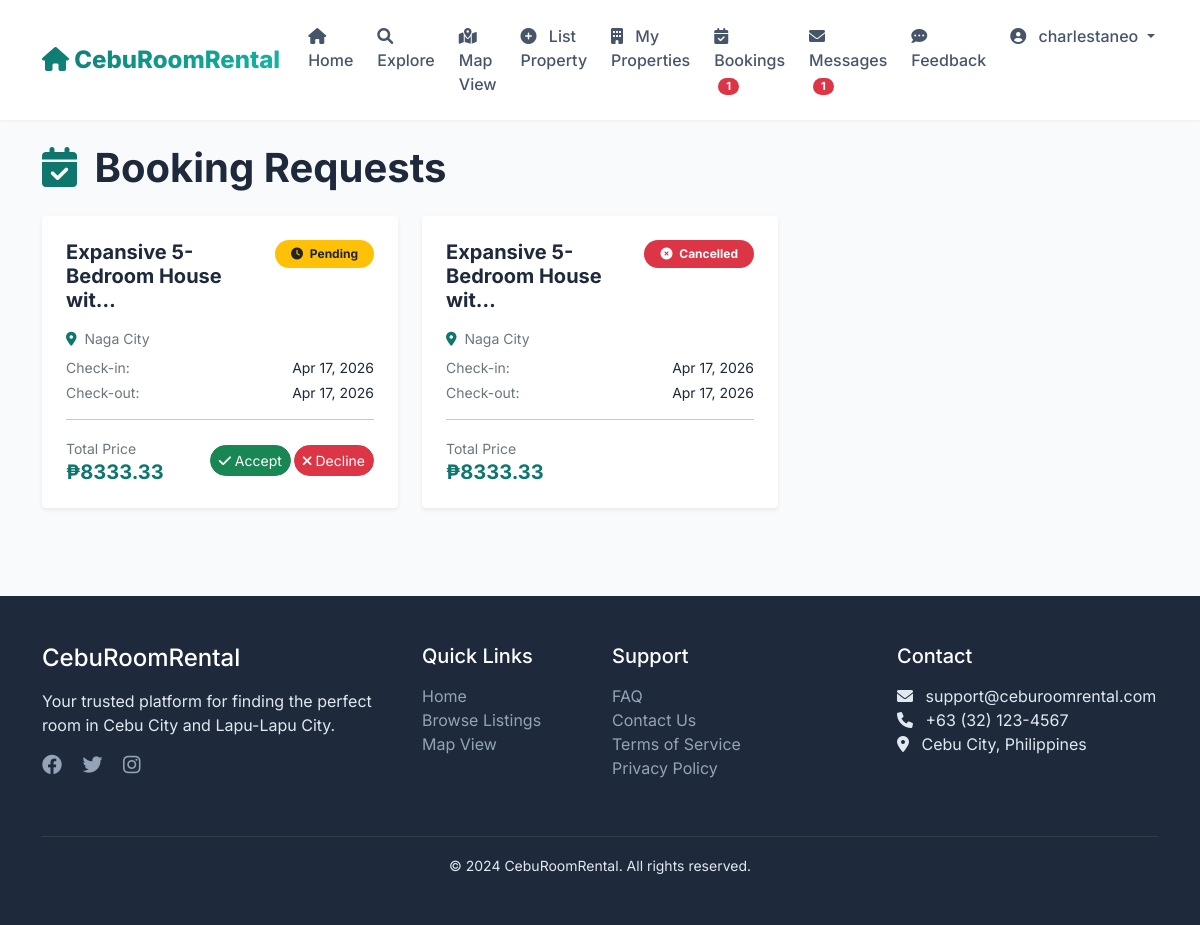
The page /my-bookings/ (signed in) on the database as committed earlier.
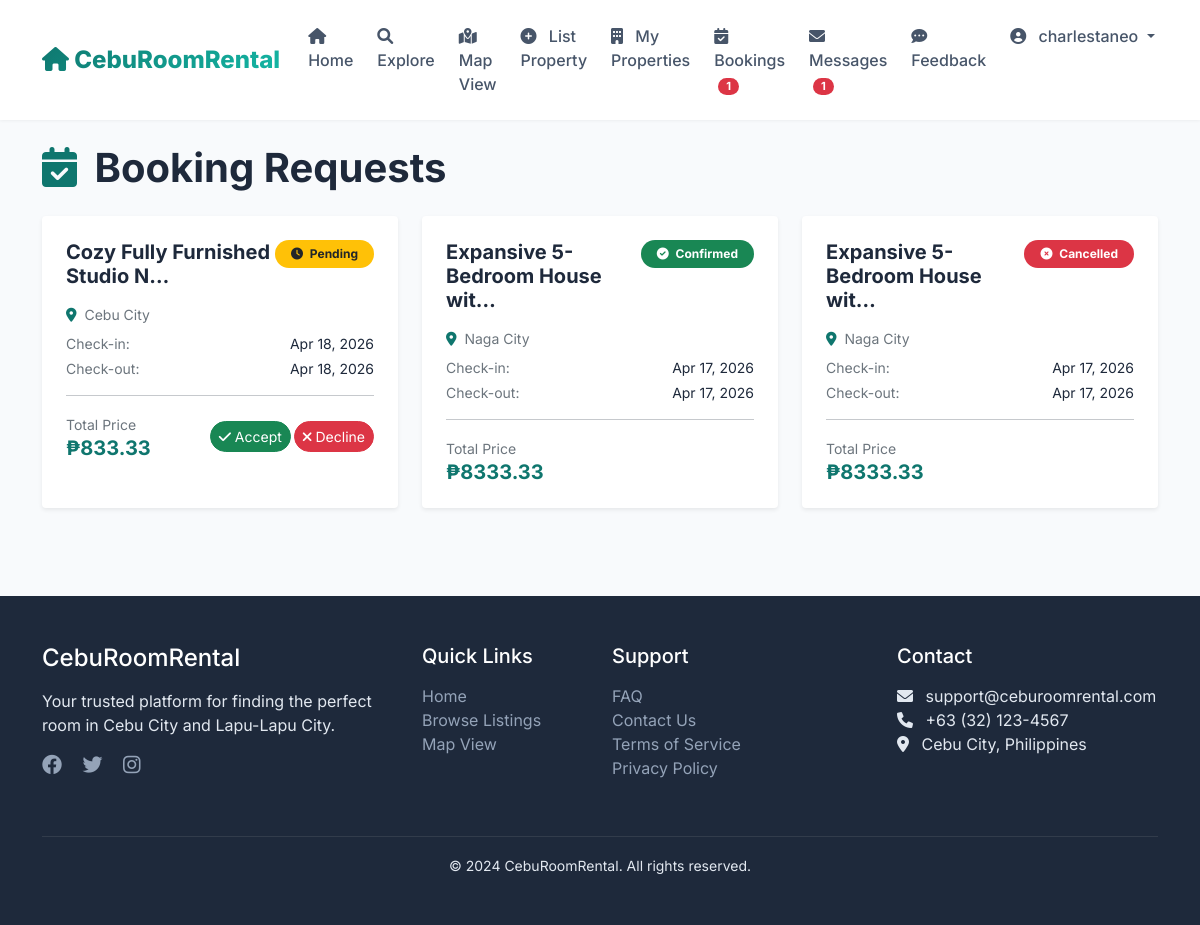
The same page on the database as committed later.
### rentals/models.py (models this page shows, shortened)
class Booking(models.Model):
    STATUS_CHOICES = [
        ('pending', 'Pending'),
        ('confirmed', 'Confirmed'),
        ('cancelled', 'Cancelled'),
        ('completed', 'Completed'),
    ]
    listing = models.ForeignKey(Listing, on_delete=models.CASCADE, related_name='bookings')
    buyer = models.ForeignKey(User, on_delete=models.CASCADE, related_name='bookings')
    check_in_date = models.DateField()
    check_out_date = models.DateField()
    number_of_guests = models.IntegerField()
    total_price = models.DecimalField(max_digits=10, decimal_places=2)
    status = models.CharField(max_length=20, choices=STATUS_CHOICES, default='pending')
    booking_date = models.DateTimeField(auto_now_add=True)

class Listing(models.Model):
    PROPERTY_TYPES = [
        ('boarding', 'Boarding House'),
        ('apartment', 'Apartment'),
        ('condo', 'Condominium'),
        ('dorm', 'Dormitory'),
        ('airbnb', 'Airbnb'),
    ]
    LOCATIONS = [
        ('cebu_city', 'Cebu City'),
        ('lapulapu', 'Lapu-Lapu City'),
        ('mandaue', 'Mandaue City'),
        ('talisay', 'Talisay City'),
        ('naga', 'Naga City'),
        ('carcar', 'Carcar City'),
        ('toledo', 'Toledo City'),
    ]
    title = models.CharField(max_length=200)
    description = models.TextField()
    property_type = models.CharField(max_length=20, choices=PROPERTY_TYPES)
    location = models.CharField(max_length=20, choices=LOCATIONS)
    address = models.CharField(max_length=500)
    daily_price = models.DecimalField(max_digits=10, decimal_places=2, null=True, blank=True)
    monthly_price = models.DecimalField(max_digits=10, decimal_places=2, null=True, blank=True)
    max_occupants = models.IntegerField()
    amenities = models.TextField(blank=True, help_text="List amenities separated by commas")
    image1 = models.ImageField(upload_to='listings/', blank=True, null=True)
    image2 = models.ImageField(upload_to='listings/', blank=True, null=True)
    image3 = models.ImageField(upload_to='listings/', blank=True, null=True)
    owner = models.ForeignKey(User, on_delete=models.CASCADE, related_name='listings')
    created_at = models.DateTimeField(auto_now_add=True)
    is_available = models.BooleanField(default=True)

### rentals/views.py (the view)
# urls.py: path('my-bookings/', views.my_bookings, name='my_bookings'),
@login_required
def my_bookings(request):
    if hasattr(request.user, 'profile') and request.user.profile.user_type == 'buyer':
        bookings = Booking.objects.filter(buyer=request.user).order_by('-booking_date')
    else:
        bookings = Booking.objects.filter(listing__owner=request.user).order_by('-booking_date')
    return render(request, 'rentals/my_bookings.html', {'bookings': bookings})

### rentals/context_processors.py (called while the page is built)
def notification_counts(request):
    context = {
        'booking_notification_count': 0,
        'message_notification_count': 0,
    }
    if request.user.is_authenticated:
        message_count = Message.objects.filter(
            receiver=request.user,
            is_read=False
        ).count()
        context['message_notification_count'] = message_count
        if hasattr(request.user, 'profile') and request.user.profile.user_type == 'tenant':
            booking_count = Booking.objects.filter(
                listing__owner=request.user,
                status='pending'
            ).count()
            context['booking_notification_count'] = booking_count
    return context

### templates/rentals/my_bookings.html (shortened to what the changed rows need)
{% extends 'base.html' %}
{% block content %}
<div class="container py-4">
    <h1 class="fw-bold mb-4">
        <i class="fas fa-calendar-check text-teal me-2"></i>
        {% if user.profile.user_type == 'buyer' %}My Bookings{% else %}Booking Requests{% endif %}
    </h1>
    {% if bookings %}
        <div class="row g-4">
            {% for booking in bookings %}
                <div class="col-md-6 col-lg-4">
                    <div class="card h-100 border-0 shadow-sm rounded-4 overflow-hidden">
                        <div class="card-body p-4">
                            <div class="d-flex justify-content-between align-items-start mb-3">
                                <h5 class="card-title fw-bold mb-0">{{ booking.listing.title|truncatechars:30 }}</h5>
                                <span class="badge rounded-pill px-3 py-2
                                    {% if booking.status == 'pending' %}bg-warning text-dark
                                    {% elif booking.status == 'confirmed' %}bg-success
                                    {% elif booking.status == 'cancelled' %}bg-danger
                                    {% else %}bg-info{% endif %}">
                                    <i class="fas
                                        {% if booking.status == 'pending' %}fa-clock
                                        {% elif booking.status == 'confirmed' %}fa-check-circle
                                        {% elif booking.status == 'cancelled' %}fa-times-circle
                                        {% else %}fa-check-double{% endif %} me-1"></i>
                                    {{ booking.status|title }}
                                </span>
                            </div>
                            <p class="text-muted small mb-2">
                                <i class="fas fa-map-marker-alt text-teal me-1"></i> {{ booking.listing.get_location_display }}
                            </p>
                            <div class="mb-3">
                                <div class="d-flex justify-content-between mb-1">
                                    <small class="text-muted">Check-in:</small>
                                    <small class="fw-semibold">{{ booking.check_in_date|date:"M d, Y" }}</small>
                                </div>
                                <div class="d-flex justify-content-between">
                                    <small class="text-muted">Check-out:</small>
                                    <small class="fw-semibold">{{ booking.check_out_date|date:"M d, Y" }}</small>
                                </div>
                            </div>
                            <hr>
                            <div class="d-flex justify-content-between align-items-center">
                                <div>
                                    <small class="text-muted">Total Price</small>
                                    <h5 class="fw-bold text-teal mb-0">₱{{ booking.total_price }}</h5>
                                </div>
                                {% if user.profile.user_type == 'tenant' and booking.status == 'pending' %}
                                    <form method="POST" action="{% url 'update_booking_status' booking.id %}" class="d-inline">
                                        <div class="btn-group">
                                            <button type="submit" name="status" value="confirmed" class="btn btn-sm btn-success rounded-pill me-1">
                                                <i class="fas fa-check"></i> Accept
                                            </button>
                                            <button type="submit" name="status" value="cancelled" class="btn btn-sm btn-danger rounded-pill">
                                                <i class="fas fa-times"></i> Decline
                                            </button>
                                        </div>
                                    </form>
                                {% endif %}
                            </div>
                        </div>
                    </div>
                </div>
            {% endfor %}
        </div>
    {% endif %}
</div>
{% endblock %}

Rows that differ between the two databases and show on the page:
added Booking: listing "Cozy Fully Furnished Studio N…", status "Pending", listing.location "Cebu City", check_in_date "Apr 18, 2026", check_out_date "Apr 18, 2026", total_price "833.33", shows "Accept"
changed Booking: status "Pending" → "Confirmed"; no longer shows "Accept Decline"
